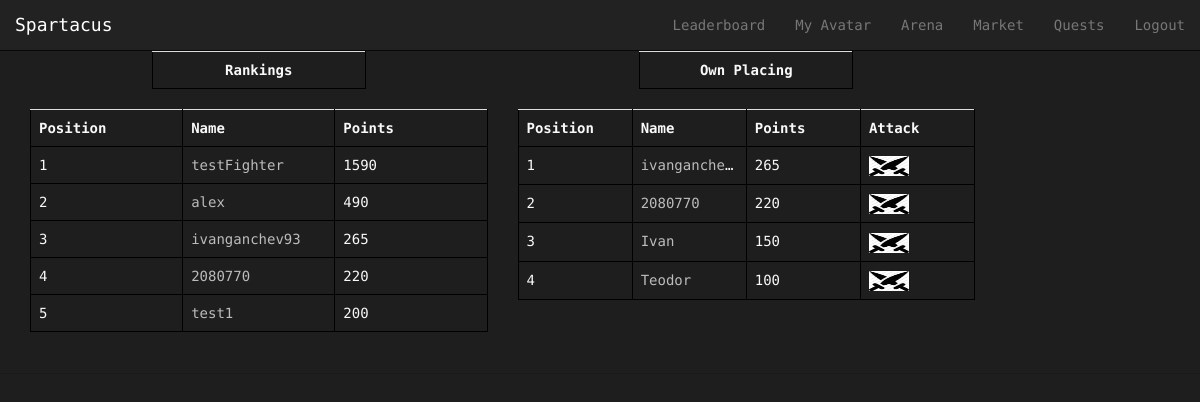
Before: /Spartacus/arena/ (signed in) with the older database file.
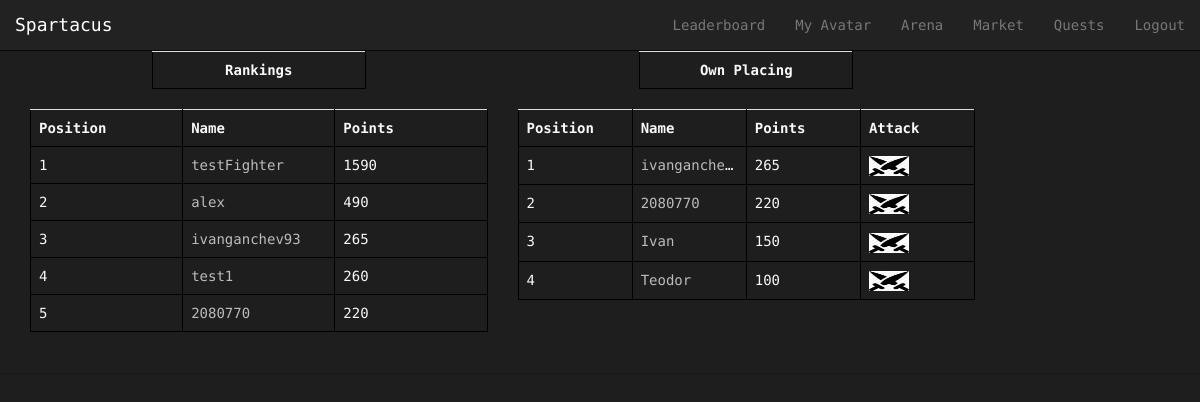
After: the same page with the newer database file.
### Spartacus/models.py (models this page shows, shortened)
class Avatar(models.Model):
    user = models.OneToOneField(User)
    picture = models.ImageField(upload_to='profile_images', blank=True)
    cash = models.IntegerField(default = 1000)
    attack = models.IntegerField(default= 10)
    deffence = models.IntegerField(default= 10)
    strength = models.IntegerField(default= 10)
    agility = models.IntegerField(default= 10)
    intelligence = models.IntegerField(default = 10)
    victories = models.IntegerField(default = 0)
    points = models.IntegerField(default = 0) # for ranking...every time a gladiator fights get some amount of points

### Spartacus/views.py (the view, shortened to what this page needs)
@login_required
def arena(request):
    context_dict = {}
    try:
        avatars = Avatar.objects.order_by('-points')[:5]
        context_dict['avatars'] = avatars
    except:
        print "Query fail leaderboard"
    timePassed = True
    fightStartedAt = request.session.get("fightStartedAt")
    if timePassed:
        user = request.user
        try:
            opponents = Avatar.objects.exclude(user = user).order_by('-points')
            you = Avatar.objects.get(user = user)
            relevant_opponents = []
            for opponent in opponents:
                point_difference = int(opponent.points) - int(you.points)
                if point_difference < 200 and point_difference > - 200:
                    relevant_opponents += [opponent]
            context_dict['opponents'] = relevant_opponents
        except:
            print "Query fail Arena"
    context_dict['time_passed']=timePassed
    return render(request, 'Spartacus/arena.html', context_dict)

### templates/Spartacus/arena.html (shortened to what this page needs)
{% extends 'Spartacus/base.html' %}
{% load staticfiles %}
{% block body_block %}
{% if time_passed %}
<div class="container">
	<div class="row">
		<div class="col-xs-5">
			<div class="row">
				<div class="col-xs-6 col-xs-offset-3">
					<table class="table">
						<th style="text-align: center">Rankings</th>
					</table>
				</div>
			</div>
			<table class="table">
				<th>Position</th>
				<th>Name</th>
				<th>Points</th>
				{% for avatar in avatars %}
					<tr id="rank">
					<td></td>
					<td><a href="{% url 'avatar_view' avatar.user.username %}">{{ avatar.user.username}} </a></td>
					<td>{{avatar.points}}</td>
					</tr>
				{% endfor %}
			</table>
            <div class="col-xs-12">
            </div>
		</div>
        <div class="col-xs-5">
			<div class="row">
				<div class="col-xs-6 col-xs-offset-3">
					<table class="table">
						<th style="text-align: center">Own Placing</th>
					</table>
				</div>
			</div>
			<table class="table">
				<th>Position</th>
				<th>Name</th>
				<th>Points</th>
                <th>Attack</th>
				{% for opponent in opponents %}
					<tr id="rank">
					<td></td>
					<td><a href="{% url 'avatar_view' opponent.user.username %}">{{ opponent.user.username}} </a></td>
					<td>{{opponent.points}}</td>
                    <td><a href="{% url 'battle' opponent.user.username %}">
                        <img src = "{% static 'images/attack.jpg' %}" width = "40" height = "20">
                    </a></td>
					</tr>
				{% endfor %}
			</table>
            <div class="col-xs-12">
            </div>
		</div>
	</div>
</div>
{% else %}
        <h6>Please wait for {{ time_left }} seconds.</h6>
{% endif %}
{% endblock %}

Changed rows visible on the page:
changed Avatar "test1": points "200" → "260"; moves up the list
